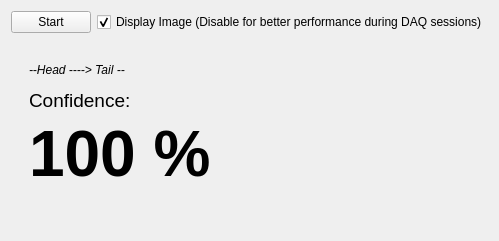
        <widget class="QWidget" name="tab">
         <attribute name="icon">
          <iconset>
           <normalon>:/logo/vtcav.png</normalon>
          </iconset>
         </attribute>
         <attribute name="title">
          <string>Real-Time Prediction</string>
         </attribute>
         <layout class="QVBoxLayout" name="verticalLayout_2">
          <item>
           <layout class="QHBoxLayout" name="horizontalLayout_3">
            <item>
             <widget class="PyDMPushButton" name="startPauseButton">
              <property name="toolTip">
               <string/>
              </property>
              <property name="text">
               <string>Start</string>
              </property>
             </widget>
            </item>
            <item>
             <widget class="QCheckBox" name="doImage">
              <property name="text">
               <string>Display Image (Disable for better performance during DAQ sessions)</string>
              </property>
              <property name="checked">
               <bool>true</bool>
              </property>
             </widget>
            </item>
           </layout>
          </item>
          <item>
           <widget class="QWidget" name="display1" native="true">
            <property name="sizePolicy">
             <sizepolicy hsizetype="Preferred" vsizetype="Expanding">
              <horstretch>0</horstretch>
              <verstretch>3</verstretch>
             </sizepolicy>
            </property>
            <layout class="QGridLayout" name="gridLayout">
             <item row="0" column="0">
              <widget class="QWidget" name="energyProfile_1" native="true">
               <property name="sizePolicy">
                <sizepolicy hsizetype="Preferred" vsizetype="Preferred">
                 <horstretch>0</horstretch>
                 <verstretch>0</verstretch>
                </sizepolicy>
               </property>
              </widget>
             </item>
             <item row="0" column="1">
              <widget class="QWidget" name="imageContainer_1" native="true">
               <property name="sizePolicy">
                <sizepolicy hsizetype="Expanding" vsizetype="Expanding">
                 <horstretch>0</horstretch>
                 <verstretch>0</verstretch>
                </sizepolicy>
               </property>
              </widget>
             </item>
             <item row="1" column="0">
              <widget class="QWidget" name="widget" native="true">
               <property name="sizePolicy">
                <sizepolicy hsizetype="Minimum" vsizetype="Preferred">
                 <horstretch>0</horstretch>
                 <verstretch>0</verstretch>
                </sizepolicy>
               </property>
               <layout class="QVBoxLayout" name="verticalLayout_4">
                <item>
                 <widget class="QLabel" name="label_2">
                  <property name="text">
                   <string>&lt;html&gt;&lt;head/&gt;&lt;body&gt;&lt;p&gt;&lt;span style=&quot; font-style:italic;&quot;&gt;--Head ----&amp;gt; Tail --&lt;/span&gt;&lt;/p&gt;&lt;p&gt;&lt;span style=&quot; font-size:14pt;&quot;&gt;Confidence:&lt;/span&gt;&lt;/p&gt;&lt;/body&gt;&lt;/html&gt;</string>
                  </property>
                  <property name="textFormat">
                   <enum>Qt::MarkdownText</enum>
                  </property>
                 </widget>
                </item>
                <item>
                 <widget class="QLabel" name="confidenceLabel">
                  <property name="text">
                   <string>&lt;html&gt;&lt;head/&gt;&lt;body&gt;&lt;p&gt;&lt;span style=&quot; font-size:48pt; font-weight:600;&quot;&gt;100 %&lt;/span&gt;&lt;/p&gt;&lt;/body&gt;&lt;/html&gt;</string>
                  </property>
                  <property name="textFormat">
                   <enum>Qt::MarkdownText</enum>
                  </property>
                 </widget>
                </item>
                <item>
                 <widget class="QLabel" name="confidenceReasonLabel">
                  <property name="text">
                   <string/>
                  </property>
                 </widget>
                </item>
               </layout>
              </widget>
             </item>
             <item row="1" column="1">
              <widget class="QWidget" name="currentProfile_1" native="true"/>
             </item>
            </layout>
            <zorder>currentProfile_1</zorder>
            <zorder>energyProfile_1</zorder>
            <zorder>imageContainer_1</zorder>
            <zorder>widget</zorder>
           </widget>
          </item>
         </layout>
        </widget>
